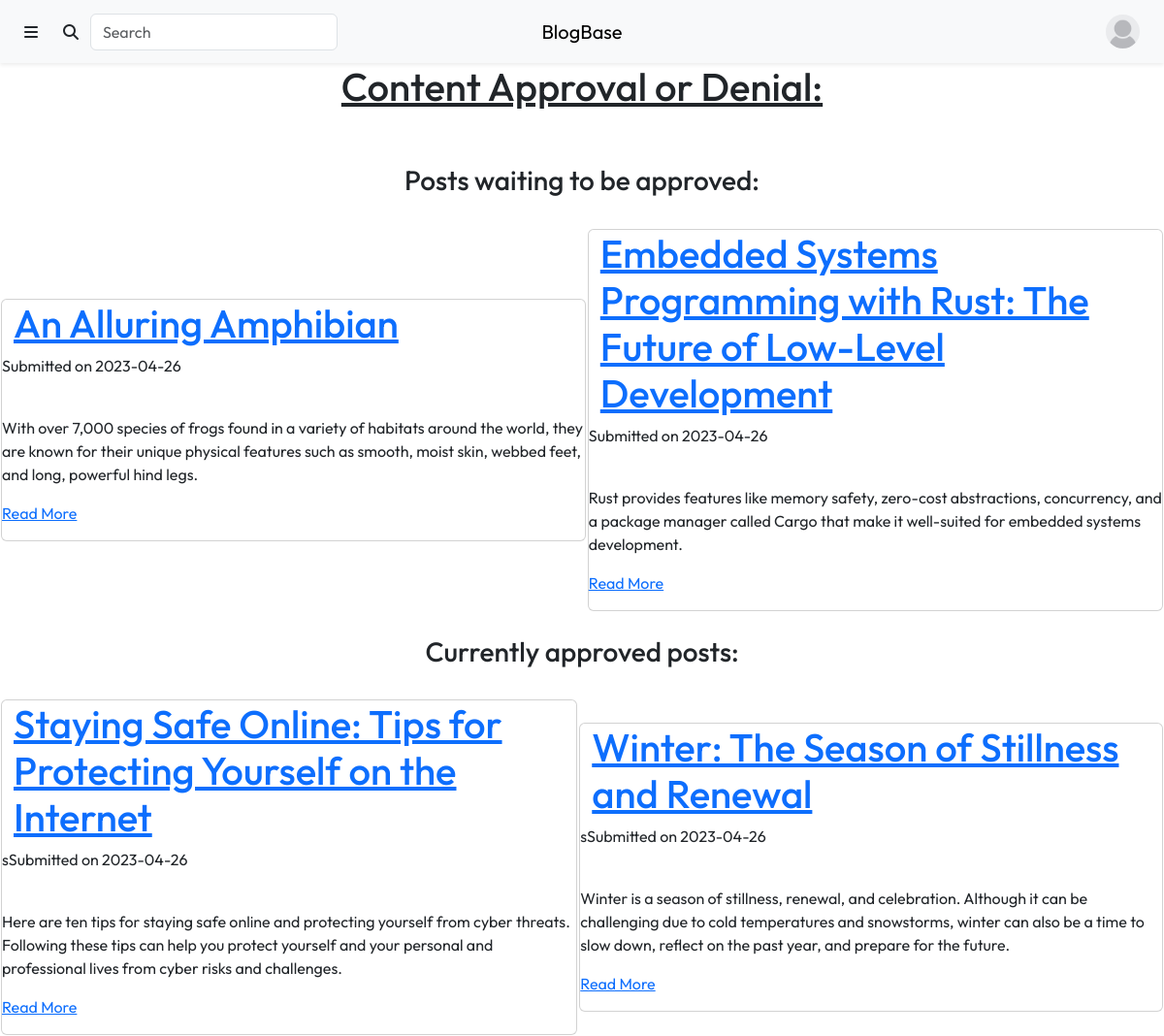
/content/design_og.php (signed in), run on the app's committed database.
### tables this page shows
CREATE TABLE `Users` (
  `user_id` int(11) NOT NULL,
  `profile_picture` varchar(255) NOT NULL DEFAULT 'anonymous.jpg',
  `username` varchar(50) NOT NULL,
  `first_name` varchar(50) NOT NULL,
  `last_name` varchar(50) NOT NULL,
  `email` varchar(50) NOT NULL,
  `password` varchar(255) NOT NULL,
  `approved` tinyint(1) NOT NULL DEFAULT 0,
  `reader` tinyint(1) NOT NULL DEFAULT 1,
  `writer` tinyint(1) NOT NULL DEFAULT 0,
  `designer` tinyint(1) NOT NULL DEFAULT 0,
  `advertiser` tinyint(1) NOT NULL DEFAULT 0,
  `admin` tinyint(1) NOT NULL DEFAULT 0
);

CREATE TABLE `Articles` (
  `article_id` int(11) NOT NULL,
  `author_id` int(11) NOT NULL,
  `title` varchar(225) NOT NULL,
  `description` tinytext DEFAULT NULL,
  `lead_image` varchar(255) DEFAULT NULL,
  `content` longblob DEFAULT NULL,
  `submitted` tinyint(1) NOT NULL DEFAULT 0,
  `submit_date` date NOT NULL DEFAULT current_timestamp(),
  `approved` tinyint(1) NOT NULL DEFAULT 0,
  `click_number` int(11) NOT NULL DEFAULT 0
);

### include/user_info.inc.php (called while the page is built, shortened)
<?php
if (isset($_SESSION['username'])) {
    $user_query = "SELECT *
                   FROM Users
                   WHERE username = '" . $_SESSION['username'] . "';";
    $user_result = mysqli_query($con, $user_query);
    $user_info = $user_result->fetch_assoc();
}
?>

### content/design_og.php (the view, shortened to what this page needs)
<?php
require_once "../include/connect.inc.php";
include_once "../include/user_info.inc.php";
 ?>
<!DOCTYPE html>
<html lang="en">
    <head>
        <link rel="stylesheet" href="https://cdn.jsdelivr.net/npm/bootstrap@5.3.0-alpha1/dist/css/bootstrap.min.css">
        <link rel="stylesheet" href="https://cdnjs.cloudflare.com/ajax/libs/font-awesome/6.2.1/css/all.min.css">
        <link rel="stylesheet" href="./css/styles.css">
    </head>
    <body>
        <div class="header">
            <?php include "./views/header.php" ?>
        <?php
        $current_user = $_SESSION['username'];
        $test_auth = "SELECT username
                      FROM `Users`
                      WHERE username = '$current_user' AND (admin = 1 OR designer = 1)";
        $help = $con->query($test_auth);
        if($help->num_rows > 0){
        ?>
            <center><h1><u>Content Approval or Denial:</u></h1></center>
            <br><br>
            <center><h3>Posts waiting to be approved:</h3></center>
            <br>
            <?php
            require_once "../include/connect.inc.php";
            try {
                $stmt = $con->query('SELECT article_id, title, description, submit_date
                                     FROM `Articles`
                                     WHERE approved = 0
                                     ORDER BY article_id DESC');
            ?>
                <table class="main-space">
                <?php
                if ($stmt->num_rows > 0) {
                    $stmt->fetch_assoc();
                    foreach($stmt as $row) {
                        echo "<center><td>";
                        echo '<div class="card">';
                        echo '<div class="container">';
                        echo '<h1><a href="./article.php?id=' . $row['article_id'] . '">' . $row['title'] . '</a></h1>';
                        echo '</div>';
                        echo '<p>Submitted on ' . $row['submit_date'] . '</p><br>';
                        echo '<p>' . $row['description'] . '</p>';
                        echo '<p><a href="./article.php?id=' . $row['article_id'] . '">Read More</a></p>';
                        echo '</div>';
                        echo "</td></center>";
                    }
                } else { ?>
                    <br><center><h5>There are no posts waiting to be approved</h5></center><br>
            <?php
                }
            }
            catch (PDOException $e) {
                echo $e->getMessage();
            }
            echo "</table>";
            ?>
           <br>
           <center><h3>Currently approved posts:</h3></center>
           <br>
            <?php
            try {
                $stmt = $con->query('SELECT article_id, title, description, submit_date
                                     FROM `Articles`
                                     WHERE approved = 1
                                     ORDER BY article_id DESC');
            ?>
                <table class="main-space">
                <?php
                if ($stmt->num_rows > 0) {
                    $stmt->fetch_assoc();
                    foreach ($stmt as $row) {
                        echo "<center><td>";
                        echo '<div class="card">';
                        echo '<div class="container">';
                        echo '<h1><a href="./article.php?id=' . $row['article_id'] . '">' . $row['title'] . '</a></h1>';
                        echo '</div>';
                        echo '<p>sSubmitted on ' . $row['submit_date'] . '</p><br>';
                        echo '<p>' . $row['description'] . '</p>';
                        echo '<p><a href="./article.php?id=' . $row['article_id'] . '">Read More</a></p>';
                        echo '</div>';
                        echo "</td></center>";
                    }
                } else { ?>
                    <br><center><h5>There are no posts that are currently approved</h5></center><br>
            <?php
                }
            }
            catch (PDOException $e) {
                echo $e->getMessage();
            }
            echo "</table>";
            ?>
        <?php
        }
        ?>
    </body>
</html>

### content/views/header.php (shortened to what this page needs)
<?php include_once "../include/user_info.inc.php"; ?>
<nav class="navbar navbar-expand bg-light shadow-sm">
     <div class="container-fluid">
        <div class="me-auto order-0 order-md-0 col-4">
            <ul class="navbar-nav me-auto">
                <li class="nav-item">
                    <a class="btn" data-bs-toggle="offcanvas" href="#offcanvas-sidebar" role="button" aria-controls="offcanvas-sidebar">
                        <span class="fa-solid fa-bars"></span>
                    </a>
                </li>
                <li class="nav-item d-md-block d-none">
                    <form method="get" action="./search.php" class="input-group rounded">
                        <button class="btn input-group-text rounded" type="submit">
                            <i class="fa-solid fa-search"></i>
                        </button>
                        <input class="form-control rounded" name="query" type="search" placeholder="Search" aria-label="Search">
                    </form>
                </li>
            </ul>
        </div>
        <a class="navbar-brand col-4 mx-auto text-center order-1 order-md-1" href="./index.php">BlogBase</a>
        <div class="navbar ms-auto order-2 col-4 py-0">
            <ul class="navbar-nav ms-auto">
                <?php if (isset($user_info['username'])) { ?>
                    <li class="nav-item">
                        <div class="dropdown">
                            <button class="btn" type="button" data-bs-toggle="dropdown" aria-expanded="false">
                                <img src="./uploads/profile_pictures/<?php echo $user_info['profile_picture']; ?>" class="rounded-circle" style="width:35px; height:35px;">
                            </button>
                        </li>
                    </div>
            <?php } ?>
        </div>
    </div>

### content/css/styles.css (style rules this page uses)
* { font-family: 'Outfit', sans-serif; }

### data on the page
users: profile_picture (placeholder picture)
articles: title "An Alluring Amphibian", submit_date "2023-04-26", description "With over 7,000 species of frogs found in a variety of habitats around the world, they are known for their unique physical features such as smooth, moist skin, webbed feet, and long, powerful hind legs."
articles: title "Embedded Systems Programming with Rust: The Future of Low-Level Development", submit_date "2023-04-26", description "Rust provides features like memory safety, zero-cost abstractions, concurrency, and a package manager called Cargo that make it well-suited for embedded systems development."
articles: title "Staying Safe Online: Tips for Protecting Yourself on the Internet", submit_date "2023-04-26", description "Here are ten tips for staying safe online and protecting yourself from cyber threats. Following these tips can help you protect yourself and your personal and professional lives from cyber risks and challenges."
articles: title "Winter: The Season of Stillness and Renewal", submit_date "2023-04-26", description "Winter is a season of stillness, renewal, and celebration. Although it can be challenging due to cold temperatures and snowstorms, winter can also be a time to slow down, reflect on the past year, and prepare for the future."
